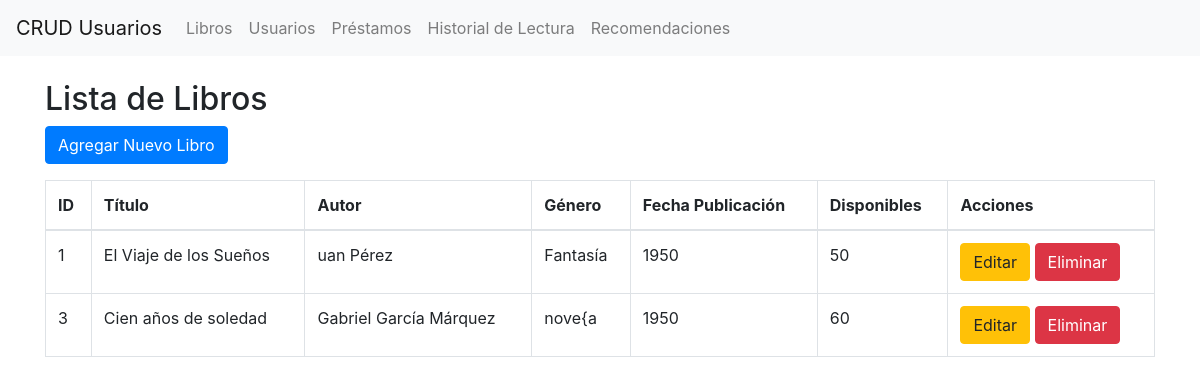
The page / on the database its author committed.
### tables this page shows
CREATE TABLE `libros` (
  `libro_id` int(11) NOT NULL,
  `titulo` varchar(255) NOT NULL,
  `autor` varchar(255) NOT NULL,
  `genero` varchar(100) NOT NULL,
  `fecha_publicacion` year(4) NOT NULL,
  `popularidad` int(11) DEFAULT 0,
  `disponible` tinyint(1) DEFAULT 1
);

### index.php (the view, shortened to what this page needs)
<?php
include($_SERVER['DOCUMENT_ROOT'] . '/mibiblioteca/include/db.php');
?>
<!DOCTYPE html>
<html lang="es">
<head>
    <link href="https://stackpath.bootstrapcdn.com/bootstrap/4.5.2/css/bootstrap.min.css" rel="stylesheet">
</head>
<body>
<nav class="navbar navbar-expand-lg navbar-light bg-light">
        <a class="navbar-brand" href="#">CRUD Usuarios</a>
        <div class="collapse navbar-collapse">
            <ul class="navbar-nav mr-auto">
                <li class="nav-item"><a class="nav-link" href="index.php">Libros</a></li>
                <li class="nav-item"><a class="nav-link" href="usuarios.php">Usuarios</a></li>
                <li class="nav-item"><a class="nav-link" href="prestamos.php">Préstamos</a></li>
                <li class="nav-item"><a class="nav-link" href="historial.php">Historial de Lectura</a></li>
                <li class="nav-item"><a class="nav-link" href="recomendaciones.php">Recomendaciones</a></li>
            </ul>
        </div>
    </nav>
    <div class="container mt-4">
        <h2>Lista de Libros</h2>
        <a href="libros/agregar.php" class="btn btn-primary mb-3">Agregar Nuevo Libro</a>
        <table class="table table-bordered">
            <thead>
                <tr>
                    <th>ID</th>
                    <th>Título</th>
                    <th>Autor</th>
                    <th>Género</th>
                    <th>Fecha Publicación</th>
                    <th>Disponibles</th>
                    <th>Acciones</th>
                </tr>
            </thead>
            <tbody>
                <?php
                try {
                    $stmt = $pdo->query("SELECT * FROM Libros");
                    while ($row = $stmt->fetch(PDO::FETCH_ASSOC)) {
                        if (isset($row['libro_id'])) {
                            echo "<tr>
                                <td>" . htmlspecialchars($row['libro_id']) . "</td>
                                <td>" . htmlspecialchars($row['titulo']) . "</td>
                                <td>" . htmlspecialchars($row['autor']) . "</td>
                                <td>" . htmlspecialchars($row['genero']) . "</td>
                                <td>" . htmlspecialchars($row['fecha_publicacion']) . "</td>
                                <td>" . htmlspecialchars($row['disponible']) . "</td>
                                <td>
                                    <a href='libros/editar.php?id=" . htmlspecialchars($row['libro_id']) . "' class='btn btn-warning'>Editar</a>
                                    <a href='libros/eliminar.php?id=" . htmlspecialchars($row['libro_id']) . "' class='btn btn-danger' onclick='return confirm(\"¿Estás seguro de que deseas eliminar este libro?\");'>Eliminar</a>
                                </td>
                            </tr>";
                        } else {
                            echo "<tr><td colspan='7' class='text-danger'>Error: ID de libro no disponible.</td></tr>";
                        }
                    }
                } catch (PDOException $e) {
                    echo "<tr><td colspan='7' class='text-danger'>Error al cargar los libros: " . htmlspecialchars($e->getMessage()) . "</td></tr>";
                }
                ?>
            </tbody>
        </table>
    </div>
</body>
</html

### rows shown on the page
libros: libro_id "1", titulo "El Viaje de los Sueños", autor "uan Pérez", genero "Fantasía", fecha_publicacion "1950", disponible "50"
libros: libro_id "3", titulo "Cien años de soledad", autor "Gabriel García Márquez", genero "nove{a", fecha_publicacion "1950", disponible "60"
